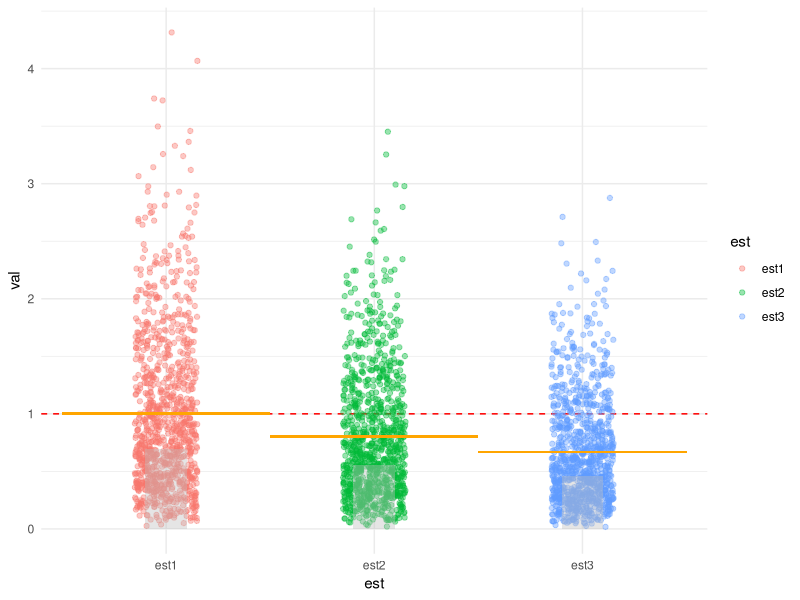

R code for this plot:
library(ggplot2)
library(dplyr)
library(tidyr)

var_hat_1 <- function(x) mean((x - mean(x))^2) * length(x) / (length(x) - 1)
var_hat_2 <- function(x) mean((x - mean(x))^2)
var_hat_3 <- function(x) mean((x - mean(x))^2) * length(x) / (length(x) + 1)

experiment <- function(n, mu = 0, sigma = 1) {
  x <- rnorm(n, mean = mu, sd = sigma)
  return(c(var_hat_1(x), var_hat_2(x), var_hat_3(x)))
}

N_rep <- 1000
n <- 5
mu <- 0
sigma <- 1

results <- replicate(N_rep, experiment(n, mu, sigma)) %>% t() %>% data.frame()
colnames(results) <- paste0("est", 1:3)

results_long <- results %>%
  pivot_longer(cols = 1:3, names_to = "est", values_to = "val")

true_var <- sigma^2

mse_summary <- results_long %>%
  group_by(est) %>%
  summarise(
    bias = mean(val) - true_var,
    variance = var(val),
    mse = mean((val - true_var)^2)
  )

print(mse_summary)

results_long %>%
  ggplot(aes(x = est, y = val)) +
  geom_hline(yintercept = true_var, linetype = "dashed", color = "red") +
  geom_jitter(aes(col = est), alpha = 0.4, width = 0.15) +
  geom_tile(
    data = results_long %>% group_by(est) %>% summarise(avg = mean(val)),
    aes(x = est, y = avg),
    height = .02, fill = "orange"
  ) +
  geom_col(
    data = results_long %>% group_by(est) %>% summarise(sd = sd(val)),
    aes(x = est, y = sd),
    width = .2, fill = "gray", alpha = .4
  ) +
  theme_minimal()

